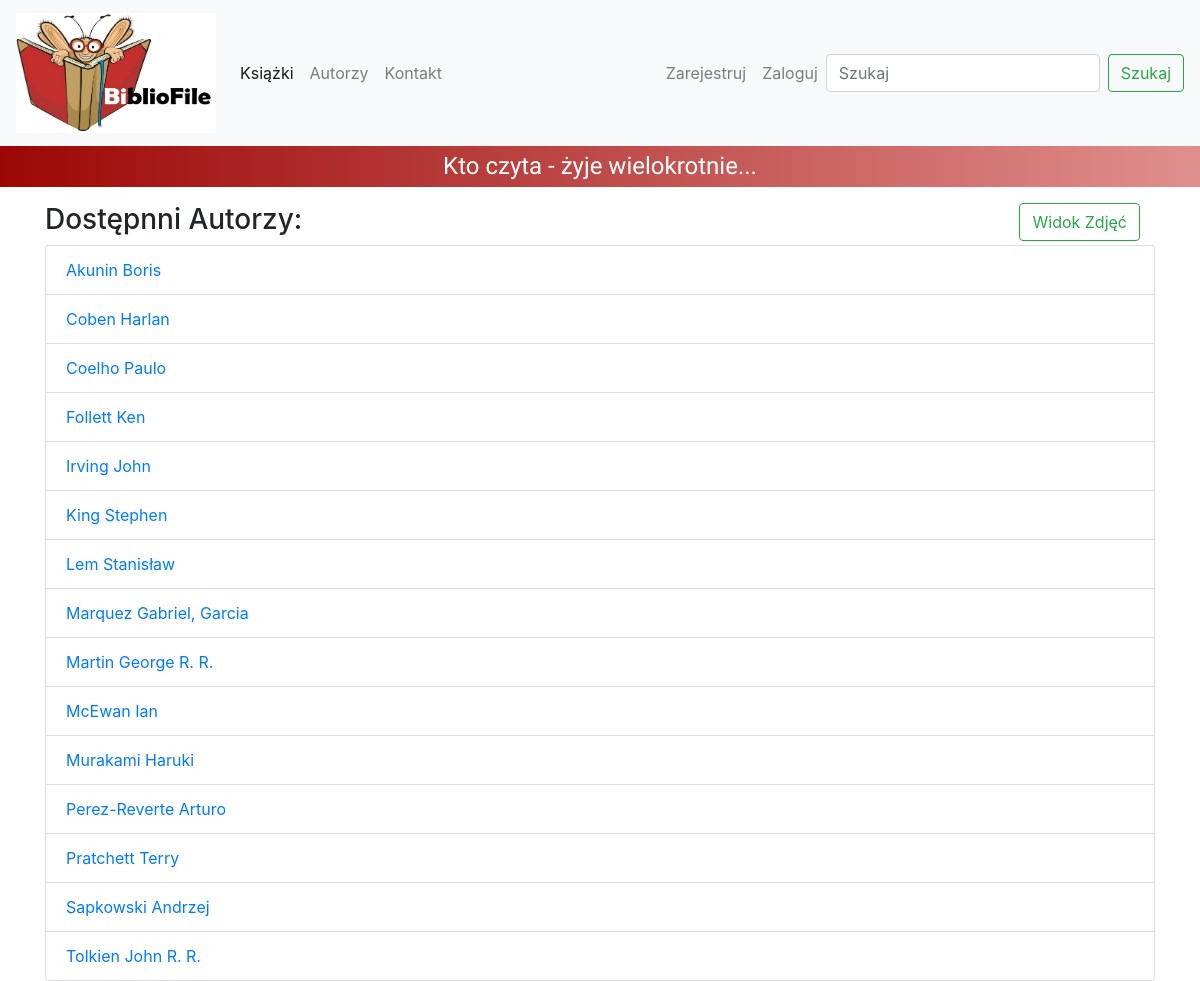
/authorlist2/, run on the app's committed database.
### library/models.py (models this page shows, shortened)
class Author(models.Model):
    name = models.CharField(max_length=64)
    surname = models.CharField(max_length=64)
    biography = models.TextField(blank=True, null=True)
    photo = models.ImageField(blank=True, null=True, upload_to="images/")

### library/views.py (the view)
# urls.py: path('authorlist2/', AuthorsListListView.as_view(), name='author-list-li'),
class AuthorsListListView(View):
    def get(self, request):
        authors = models.Author.objects.all().order_by('surname')
        ctx = {'authors': authors}
        return render(request, 'all_authors_list_li.html', ctx)

### library/templates/all_authors_list_li.html
{% extends 'base.html' %}
{% load static %}
{% block content %}
    <div class="container">
        <div class="container">
            <div class="form-group">
                <a class="btn btn-outline-success my-2 my-sm-0 float-right" href="{% url 'author-list' %}">Widok
                    Zdjęć</a>
            </div>
        </div>
        <h3>Dostępnni Autorzy:</h3>
        <ul class="list-group">
            {% for author in authors %}
                <li class="list-group-item">
                    <a href="{% url 'author-details' author.pk %}">{{ author.surname }} {{ author.name }}</a>
                </li>
            {% endfor %}
        </ul>
    </div>
{% endblock %}

### library/templates/base.html (shortened to what this page needs)
<!DOCTYPE html>
<html lang="en">
<head>
    {% load static %}
    <link rel="stylesheet" type="text/css" href="{% static 'style/stylesheet.css' %}">
    <link rel="stylesheet" href="https://stackpath.bootstrapcdn.com/bootstrap/4.3.1/css/bootstrap.min.css"
>
</head>
<body>
<nav class="navbar navbar-expand-lg navbar-light bg-light">
    <a class="navbar-brand" href="{% url 'index' %}"><img src="{% static "icons/mol_książkowy_logo.jpg" %}" alt="Logo"
                                                          height="120" width=200"></a>
    <div class="collapse navbar-collapse" id="navbarSupportedContent">
        <ul class="navbar-nav mr-auto">
            <li class="nav-item active">
                <a class="nav-link" href="{% url 'book-list' %}">Książki <span class="sr-only">(current)</span></a>
            </li>
            <li class="nav-item">
                <a class="nav-link" href="{% url 'author-list-li' %}">Autorzy</a>
            </li>
            <li class="nav-item">
                <a class="nav-link" href="{% url 'contact' %}">Kontakt</a>
            </li>
        </ul>
        <div class="navbar-nav">
            {% if user.is_authenticated %}
                <a class="nav-item nav-link" href="{% url 'profile' %}">Moja Półka</a>
                <a class="nav-item nav-link" href="{% url 'logout' %}">Wyloguj</a>
            {% else %}
                <a class="nav-item nav-link" href="{% url 'register' %}">Zarejestruj</a>
                <a class="nav-item nav-link" href="{% url 'login' %}">Zaloguj</a>
            {% endif %}
        </div>
        <form class="form-inline my-2 my-lg-0" action="{% url 'main-search' %}" method="post">
            <input class="form-control mr-sm-2" type="search" placeholder="Szukaj" aria-label="Search" name="title">
            <button class="btn btn-outline-success my-2 my-sm-0" type="submit">Szukaj</button>
        </form>
    </div>
</nav>
<p class="main">Kto czyta - żyje wielokrotnie...</p>
{% block content %}
{% endblock %}
</body>
</html>

### library/static/style/stylesheet.css (style rules this page uses)
.main { font-family: 'Marmelad', sans-serif; font-size: 24px; background-image: linear-gradient(to left, rgba(185, 7, 4, 0.45), rgb(156, 7, 4)); color: #ffffff; text-align: center; }
p { padding-top: 0.5rem; padding-bottom: 0.5rem; line-height: 25px; }

### data on the page
Author: surname "Akunin", name "Boris"
Author: surname "Coben", name "Harlan"
Author: surname "Coelho", name "Paulo"
Author: surname "Follett", name "Ken"
Author: surname "Irving", name "John"
Author: surname "King", name "Stephen"
Author: surname "Lem", name "Stanisław"
Author: surname "Marquez", name "Gabriel, Garcia"
Author: surname "Martin", name "George R. R."
Author: surname "McEwan", name "Ian"
Author: surname "Murakami", name "Haruki"
Author: surname "Perez-Reverte", name "Arturo"
Author: surname "Pratchett", name "Terry"
Author: surname "Sapkowski", name "Andrzej"
Author: surname "Tolkien", name "John R. R."
